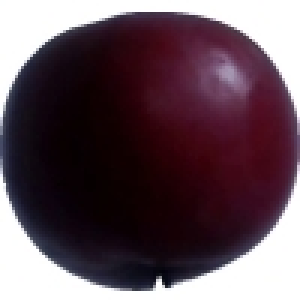
#> input picture Fruit Classifier/data/train/apple/r0_103_100.jpg, 100 x 100 px (shown 3 times larger); its folder holds only this picture in this run
$ python model.py
#> lines starting #> are read from the running program, lines starting #| are printed output that depends on the picture
### Fruit Classifier/src/preprocessing.py
import os
import numpy as np
from PIL import Image
from sklearn.preprocessing import LabelEncoder

def load_images_from_folder(folder_path, image_size=(64, 64)):
#> called with folder_path = '../data/train', image_size = (64, 64)
    images = []
    labels = []
    class_names = os.listdir(folder_path)

    for class_name in class_names:
        class_path = os.path.join(folder_path, class_name)
        if not os.path.isdir(class_path):
            continue
        for filename in os.listdir(class_path):
            img_path = os.path.join(class_path, filename)
            try:
                img = Image.open(img_path).convert('RGB')
#> img is the input picture: PIL image 100x100 RGB; mean R, G, B 98.1, 78.4, 87.7
                img = img.resize(image_size)
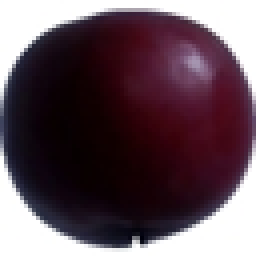
#> img: PIL image 64x64 RGB (shown 4 times larger); mean R, G, B 97.9, 78.3, 87.5
                images.append(np.array(img).flatten())  # flatten to 1D
                labels.append(class_name)
            except:
                print(f"Failed to load image: {img_path}")
#> pass 2 of the loop in load_images_from_folder, `for class_name in class_names:`:
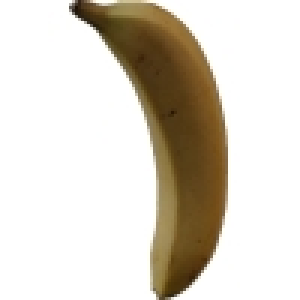
#> input picture Fruit Classifier/data/train/banana/r0_103_100.jpg, 100 x 100 px (shown 3 times larger)
#> in load_images_from_folder, img is the input picture: PIL image 100x100 RGB; mean R, G, B 219.3, 213, 202
#> in load_images_from_folder, `img = img.resize(image_size)`:
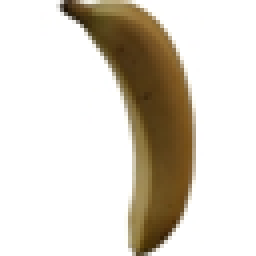
#> img: PIL image 64x64 RGB (shown 4 times larger); mean R, G, B 219.2, 212.8, 201.9

    return np.array(images), np.array(labels)

def encode_labels(labels):
    le = LabelEncoder()
    return le.fit_transform(labels), le

### Fruit Classifier/src/model.py
import os
import joblib
import pandas as pd
import numpy as np
import matplotlib.pyplot as plt
import seaborn as sns
from sklearn.ensemble import RandomForestClassifier
from sklearn.svm import SVC
from sklearn.neighbors import KNeighborsClassifier
from sklearn.metrics import classification_report, accuracy_score, confusion_matrix
from sklearn.model_selection import cross_val_score
from src.preprocessing import load_images_from_folder, encode_labels
import warnings
warnings.filterwarnings('ignore')

def train_model(train_dir, save_path='models/fruit_classifier.pkl', compare_models=True, analyze_features=True):

    print("🚀 STARTING ENHANCED MODEL TRAINING")
    print("=" * 50)

    X, y = load_images_from_folder(train_dir)
    y_encoded, le = encode_labels(y)
#> y_encoded = [0, 1]

    print(f"📊 Dataset loaded:")
    print(f"  Training samples: {len(X)}")
#|   Training samples: 2
    print(f"  Features per sample: {X.shape[1]}")
#|   Features per sample: 12288
    print(f"  Classes: {list(le.classes_)}")
#|   Classes: ['apple', 'banana']

    if analyze_features:
        print(f"\n🔬 PERFORMING FEATURE ANALYSIS")
        feature_results = analyze_image_features(train_dir, le.classes_)
        visualize_features(feature_results)
        interpret_features(feature_results)

    if compare_models:
        print(f"\n🤖 COMPARING MULTIPLE MODELS")
        best_model, model_results = compare_algorithms(X, y_encoded, le.classes_)

        display_model_comparison(model_results)

        print(f"\n🏆 Best Model Selected: {type(best_model).__name__}")
    else:
        print(f"\n🌲 Training Random Forest Model")
        best_model = RandomForestClassifier(n_estimators=100, random_state=42)
        best_model.fit(X, y_encoded)

    os.makedirs(os.path.dirname(save_path), exist_ok=True)
    joblib.dump((best_model, le), save_path)
    print(f"\n💾 Model saved to {save_path}")

    return best_model, le

# [26 lines left out: function evaluate_model, not called in this run]


def analyze_image_features(data_dir, classes, sample_size=50):
#> called with data_dir = '../data/train', classes = array of shape (2,), sample_size = 50
    from PIL import Image

    print("🔍 Analyzing 3 Key Features: Color, Texture, Shape")
    feature_data = []

    for class_name in classes:
        class_path = os.path.join(data_dir, class_name)
        if not os.path.isdir(class_path):
            continue

        image_files = [f for f in os.listdir(class_path)
                      if f.lower().endswith(('.png', '.jpg', '.jpeg'))]

        sampled_files = image_files[:min(sample_size, len(image_files))]

        for filename in sampled_files:
            img_path = os.path.join(class_path, filename)
            try:
                img = Image.open(img_path).convert('RGB')
                img_array = np.array(img)
                mean_red = np.mean(img_array[:,:,0])
#> mean_red = 98.09
                mean_green = np.mean(img_array[:,:,1])
#> mean_green = 78.42
                mean_blue = np.mean(img_array[:,:,2])
#> mean_blue = 87.71
                overall_texture = np.std(img_array)
#> overall_texture = 100.6
                height, width = img_array.shape[:2]
#> height = 100; width = 100
                aspect_ratio = width / height
#> aspect_ratio = 1
                brightness = np.mean(img_array)
#> brightness = 88.07

                feature_data.append({
                    'class': class_name,
                    'mean_red': mean_red,
                    'mean_green': mean_green,
                    'mean_blue': mean_blue,
                    'texture': overall_texture,
                    'aspect_ratio': aspect_ratio,
                    'brightness': brightness
                })

            except Exception as e:
                print(f"❌ Error processing {img_path}: {e}")
#> pass 2 of the loop in analyze_image_features, `for class_name in classes:`:
#> mean_red = 219.3
#> mean_green = 213
#> mean_blue = 202
#> overall_texture = 78.12
#> brightness = 211.4
#> in train_model, `feature_results = analyze_image_features(train_dir, le.classes_)`: feature_results = table of 2 rows and 7 columns

    return pd.DataFrame(feature_data)

def visualize_features(feature_df):
    if feature_df.empty:
        print("⚠️ No feature data to visualize")
        return

    fig, axes = plt.subplots(2, 2, figsize=(15, 10))
    fig.suptitle('🔍 Three Key Features Analysis', fontsize=16, fontweight='bold')
    color_means = feature_df.groupby('class')[['mean_red', 'mean_green', 'mean_blue']].mean()
    color_means.plot(kind='bar', ax=axes[0,0], color=['red', 'green', 'blue'], alpha=0.7)
    axes[0,0].set_title('🎨 Average RGB Values by Class')
    axes[0,0].set_ylabel('RGB Value')
    axes[0,0].tick_params(axis='x', rotation=45)
    feature_df.boxplot(column='texture', by='class', ax=axes[0,1])
    axes[0,1].set_title('🔍 Texture Distribution by Class')
    axes[0,1].set_ylabel('Texture (Standard Deviation)')

    # 3. Shape Analysis - Aspect Ratio
    feature_df.boxplot(column='aspect_ratio', by='class', ax=axes[1,0])
    axes[1,0].set_title('📐 Aspect Ratio by Class')
    axes[1,0].set_ylabel('Width/Height Ratio')

    # 4. Brightness vs Texture scatter
    for class_name in feature_df['class'].unique():
        class_data = feature_df[feature_df['class'] == class_name]
        axes[1,1].scatter(class_data['brightness'], class_data['texture'],
                         label=class_name, alpha=0.6)
    axes[1,1].set_xlabel('Brightness')
    axes[1,1].set_ylabel('Texture')
    axes[1,1].set_title('💡 Brightness vs Texture')
    axes[1,1].legend()

    plt.tight_layout()
    plt.show()
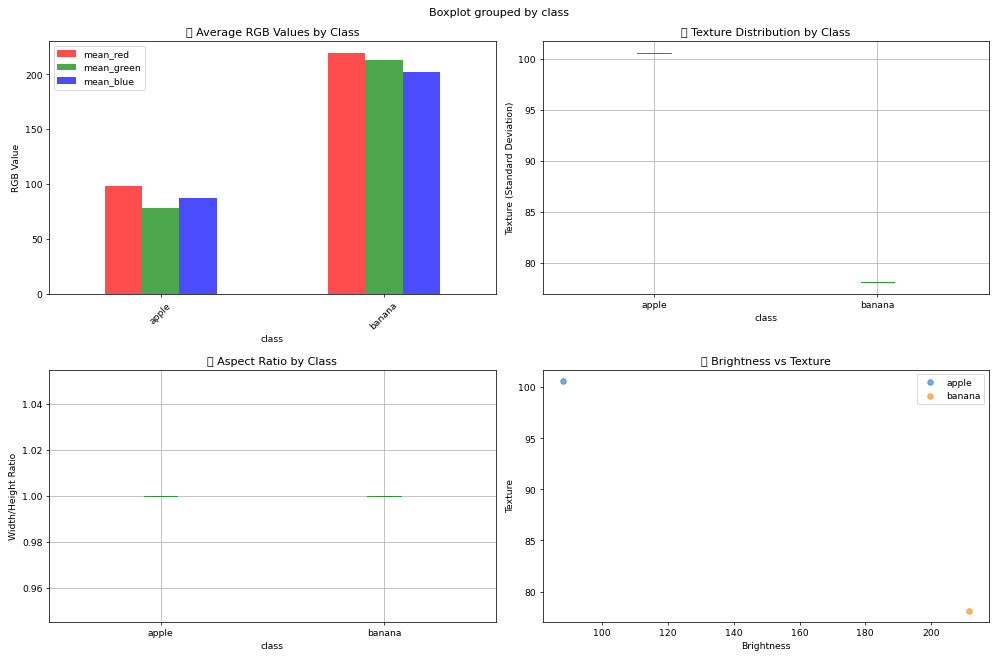
#> figure drawn by matplotlib, 4 panels

def interpret_features(feature_df):
    """Interpret the meaning of the 3 key features"""
    if feature_df.empty:
        return

    print("\n📖 FEATURE INTERPRETATION STORY")
    print("=" * 60)

    # Color Analysis
    print("🎨 COLOR SIGNATURES:")
    color_analysis = feature_df.groupby('class')[['mean_red', 'mean_green', 'mean_blue']].mean()
    for fruit in color_analysis.index:
        red, green, blue = color_analysis.loc[fruit]
        dominant_color = ['Red', 'Green', 'Blue'][np.argmax([red, green, blue])]
        print(f"  🍎 {fruit.title()}: {dominant_color}-dominant (R:{red:.1f}, G:{green:.1f}, B:{blue:.1f})")

    # Texture Analysis
    print(f"\n🔍 TEXTURE PATTERNS:")
    texture_analysis = feature_df.groupby('class')['texture'].mean()
    for fruit in texture_analysis.index:
        texture_val = texture_analysis[fruit]
        texture_desc = "Highly textured" if texture_val > 40 else "Moderately textured" if texture_val > 25 else "Smooth"
        print(f"  🔍 {fruit.title()}: {texture_desc} surface ({texture_val:.1f})")

    # Shape Analysis
    print(f"\n📐 SHAPE CHARACTERISTICS:")
    shape_analysis = feature_df.groupby('class')['aspect_ratio'].mean()
    for fruit in shape_analysis.index:
        ratio = shape_analysis[fruit]
        shape_desc = "Wider than tall" if ratio > 1.1 else "Taller than wide" if ratio < 0.9 else "Square-like"
        print(f"  📏 {fruit.title()}: {shape_desc} proportions ({ratio:.2f})")


def compare_algorithms(X, y, class_names):
    """Compare different ML algorithms and return the best one"""

    models = {
        'Random Forest': RandomForestClassifier(n_estimators=100, random_state=42),
        'SVM': SVC(random_state=42, probability=True),
        'K-Nearest Neighbors': KNeighborsClassifier(n_neighbors=5)
    }

    results = {}

    for name, model in models.items():
        print(f"  🔄 Training {name}...")

        # Train and evaluate
        model.fit(X, y)
        train_pred = model.predict(X)
        train_acc = accuracy_score(y, train_pred)

        # Cross-validation for more reliable estimate
        cv_scores = cross_val_score(model, X, y, cv=5)

        results[name] = {
            'model': model,
            'train_accuracy': train_acc,
            'cv_mean': cv_scores.mean(),
            'cv_std': cv_scores.std()
        }

        print(f"    📊 Train Accuracy: {train_acc:.4f}")
        print(f"    📊 CV Score: {cv_scores.mean():.4f} (±{cv_scores.std():.4f})")
#> this loop made 1 pass
#> (train_pred, train_acc) on pass 1: ([0, 1], 1)
#> after the loop, results = 0 items

    # Find best model based on cross-validation score
    best_model_name = max(results.keys(), key=lambda x: results[x]['cv_mean'])
    best_model = results[best_model_name]['model']

    return best_model, results

# [98 lines left out: functions display_model_comparison, create_detailed_evaluation, analyze_prediction_confidence, not called in this run]

if __name__ == "__main__":
    # Enhanced training with all features
    print("🚀 Starting Enhanced Model Training...")
#> (the run stopped early here; a loop or call above may not have finished)
